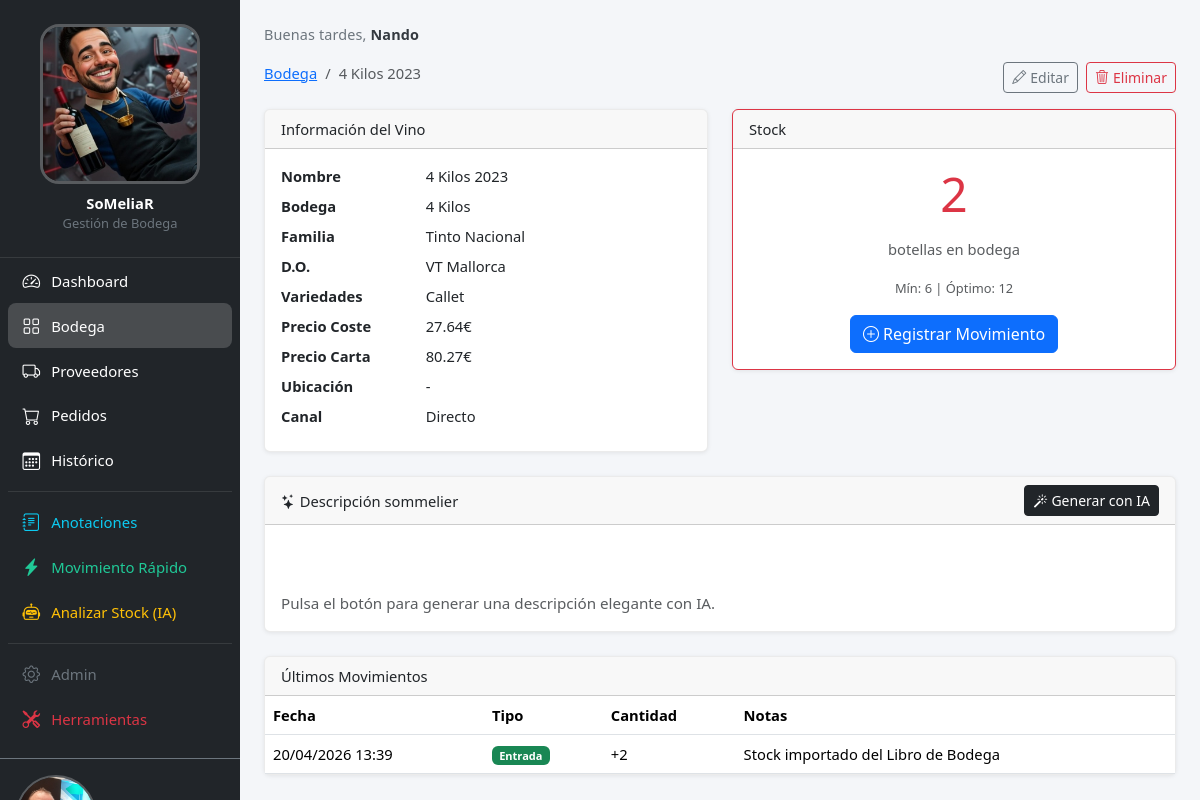
Page /bodega/2254/ (signed in) on the committed database.
### core/models.py (models this page shows, shortened)
class Configuracion(models.Model):
    logo = models.ImageField(upload_to="config/", blank=True,
                             help_text="Logo del sidebar (cuadrado, mín. 200×200px)")
    login_imagen = models.ImageField(upload_to="config/", blank=True,
                                     help_text="Foto de la pantalla de login")
    class Meta:
        verbose_name = "configuración"
    @classmethod
    def get(cls):
        obj, _ = cls.objects.get_or_create(pk=1)
        return obj

class PerfilUsuario(models.Model):
    user = models.OneToOneField(User, on_delete=models.CASCADE, related_name="perfil")
    avatar = models.ImageField(upload_to="avatares/", blank=True)

### bodega/models.py (models this page shows, shortened)
class Vino(models.Model):
    class Familia(models.TextChoices):
        ESPUMOSO_NAC = "espumoso_nac", "Burbujas Nacional"
        CHAMPAGNE = "champagne", "Champagne"
        ESPUMOSO_INT = "espumoso_int", "Burbujas Internacional (Otros)"
        BLANCO_NAC = "blanco_nac", "Blanco Nacional"
        BLANCO_INT = "blanco_int", "Blanco Internacional"
        TINTO_NAC = "tinto_nac", "Tinto Nacional"
        TINTO_INT = "tinto_int", "Tinto Internacional"
        GRANDES_TINTOS = "grandes_tintos", "Grandes Vinos Tintos"
        ROSADO = "rosado", "Rosado"
        DULCE = "dulce", "Dulce"
        GENEROSO = "generoso", "Generoso"
        FUERA_CARTA = "fuera_carta", "Fuera de Carta"
        PROPIEDAD = "propiedad", "Vinos de Propiedad"
    nombre = models.CharField(max_length=200)
    bodega_nombre = models.CharField("bodega", max_length=200, blank=True)
    anada = models.PositiveIntegerField("añada", null=True, blank=True)
    familia = models.CharField(max_length=20, choices=Familia.choices)
    azucar = models.CharField(
        "tipo/azúcar", max_length=100, blank=True,
        help_text="Ej: Brut, Brut Nature, Extra Brut, Rosado..."
    )
    denominacion_origen = models.CharField(
        "denominación de origen", max_length=200, blank=True
    )
    variedades = models.CharField(
        "variedades de uva", max_length=300, blank=True
    )
    precio_coste = models.DecimalField(max_digits=8, decimal_places=2, default=0)
    precio_carta = models.DecimalField(max_digits=8, decimal_places=2, default=0)
    es_copa = models.BooleanField("se vende por copas", default=False)
    precio_copa = models.DecimalField(
        "precio copa en carta", max_digits=8, decimal_places=2, default=0
    )
    via_coupa = models.BooleanField(
        "se pide por Coupa", default=False,
        help_text="Si True, se pide por el sistema corporativo Meliá."
    )
    en_canitas = models.BooleanField("Cañitas", default=False)
    en_ene = models.BooleanField("EÑE", default=False)
    en_pool = models.BooleanField("Pool", default=False)
    etiquetas = models.ManyToManyField(
        Etiqueta, blank=True, related_name="vinos", verbose_name="etiquetas"
    )
    imagen = models.ImageField(
        upload_to="vinos/", blank=True,
        help_text="Foto de la etiqueta o botella."
    )
    descripcion_ia = models.TextField(blank=True)
    notas = models.TextField(blank=True)
    activo = models.BooleanField(default=True, db_index=True)
    created = models.DateTimeField(auto_now_add=True)
    updated = models.DateTimeField(auto_now=True)
    class Meta:
        ordering = ["familia", "nombre"]
        verbose_name = "vino"
        verbose_name_plural = "vinos"
    def __str__(self):
        txt = self.nombre
        if self.anada:
            txt += f" {self.anada}"
        return txt
    @property
    def stock_actual(self):
        if hasattr(self, "stock_anotado"):
            return self.stock_anotado
        total = self.movimientos.aggregate(total=Sum("cantidad"))["total"]
        return total or Decimal("0")
    @property
    def bajo_minimo(self):
        try:
            return self.stock_actual < self.stock_config.stock_minimo
        except StockConfig.DoesNotExist:
            return False

class StockConfig(models.Model):
    vino = models.OneToOneField(
        Vino, on_delete=models.CASCADE, related_name="stock_config"
    )
    stock_minimo = models.PositiveIntegerField(default=6)
    stock_optimo = models.PositiveIntegerField(default=12)
    class Meta:
        verbose_name = "configuración de stock"
        verbose_name_plural = "configuraciones de stock"

class Movimiento(models.Model):
    class Tipo(models.TextChoices):
        ENTRADA = "entrada", "Entrada"
        SALIDA = "salida", "Salida"
        AJUSTE = "ajuste", "Ajuste"
    vino = models.ForeignKey(
        Vino, on_delete=models.CASCADE, related_name="movimientos"
    )
    tipo = models.CharField(max_length=10, choices=Tipo.choices)
    cantidad = models.DecimalField(
        max_digits=8, decimal_places=1,
        help_text="Positivo para entradas, negativo para salidas."
    )
    fecha = models.DateTimeField(auto_now_add=True)
    notas = models.TextField(blank=True)
    class Meta:
        ordering = ["-fecha"]
        verbose_name = "movimiento"
        verbose_name_plural = "movimientos"

### bodega/views.py (the view)
# urls.py: path("<int:pk>/", views.vino_detail, name="vino_detail"),
@login_required
def vino_detail(request, pk):
    vino = get_object_or_404(Vino, pk=pk)
    movimientos = vino.movimientos.all()[:20]
    context = {
        "vino": vino,
        "movimientos": movimientos,
    }
    return render(request, "bodega/vino_detail.html", context)

### templates/bodega/vino_detail.html (shortened to what this page needs)
{% extends 'base.html' %}
{% load fmt_filters %}
{% block content %}
<div class="d-flex justify-content-between align-items-start mb-3">
    <nav aria-label="breadcrumb">
        <ol class="breadcrumb mb-0">
            <li class="breadcrumb-item"><a href="{% url 'bodega:vino_list' %}">Bodega</a></li>
            <li class="breadcrumb-item active">{{ vino }}</li>
        </ol>
    </nav>
    <div class="d-flex gap-2">
        <a href="{% url 'bodega:vino_edit' vino.pk %}" class="btn btn-sm btn-outline-secondary">
            <i class="bi bi-pencil me-1"></i>Editar
        </a>
        <a href="{% url 'bodega:vino_delete' vino.pk %}" class="btn btn-sm btn-outline-danger">
            <i class="bi bi-trash3 me-1"></i>Eliminar
        </a>
    </div>
</div>
<div class="row">
    <div class="col-md-6">
        <div class="card mb-4">
            <div class="card-header">Información del Vino</div>
            <div class="card-body">
                <dl class="row mb-0">
                    <dt class="col-sm-4">Nombre</dt>
                    <dd class="col-sm-8">{{ vino.nombre }}</dd>
                    {% if vino.bodega_nombre %}
                    <dt class="col-sm-4">Bodega</dt>
                    <dd class="col-sm-8">{{ vino.bodega_nombre }}</dd>
                    {% endif %}
                    <dt class="col-sm-4">Familia</dt>
                    <dd class="col-sm-8">{{ vino.get_familia_display }}</dd>
                    <dt class="col-sm-4">D.O.</dt>
                    <dd class="col-sm-8">{{ vino.denominacion_origen|default:"-" }}</dd>
                    {% if vino.variedades %}
                    <dt class="col-sm-4">Variedades</dt>
                    <dd class="col-sm-8">{{ vino.variedades }}</dd>
                    {% endif %}
                    <dt class="col-sm-4">Precio Coste</dt>
                    <dd class="col-sm-8">{{ vino.precio_coste|fmt_num }}€</dd>
                    <dt class="col-sm-4">Precio Carta</dt>
                    <dd class="col-sm-8">{{ vino.precio_carta|fmt_num }}€</dd>
                    <dt class="col-sm-4">Ubicación</dt>
                    <dd class="col-sm-8">
                        {% if not vino.en_canitas and not vino.en_ene and not vino.en_pool %}-{% endif %}
                    </dd>
                    <dt class="col-sm-4">Canal</dt>
                    <dd class="col-sm-8">
                        {% if vino.via_coupa %}<span class="badge bg-secondary">Coupa</span>
                        {% else %}Directo{% endif %}
                    </dd>
                </dl>
            </div>
        </div>
    </div>
    <div class="col-md-6">
        <div class="card mb-4 {% if vino.bajo_minimo %}border-danger{% endif %}">
            <div class="card-header">Stock</div>
            <div class="card-body text-center">
                <p class="display-5 {% if vino.bajo_minimo %}text-danger{% else %}text-success{% endif %}">
                    {{ vino.stock_actual|fmt_num }}
                </p>
                <p class="text-muted">botellas en bodega</p>
                {% if vino.stock_config %}
                <small class="text-muted">
                    Mín: {{ vino.stock_config.stock_minimo }} | Óptimo: {{ vino.stock_config.stock_optimo }}
                </small>
                {% endif %}
                <div class="mt-3">
                    <a href="{% url 'bodega:movimiento_create' vino.pk %}" class="btn btn-primary">
                        <i class="bi bi-plus-circle"></i> Registrar Movimiento
                    </a>
                </div>
            </div>
        </div>
    </div>
</div>
<div class="card mb-4">
    <div class="card-header d-flex justify-content-between align-items-center">
        <span><i class="bi bi-stars me-1"></i>Descripción sommelier</span>
        <button class="btn btn-sm btn-dark"
                hx-post="{% url 'bodega:vino_descripcion' vino.pk %}"
                hx-target="#descripcion-resultado"
                hx-swap="innerHTML"
                hx-indicator="#descripcion-spinner"
                hx-headers='{"X-CSRFToken": "{{ csrf_token }}"}'>
            <i class="bi bi-magic me-1"></i>Generar con IA
        </button>
    </div>
    <div class="card-body">
        <div id="descripcion-resultado" class="text-muted descripcion-ia">
            Pulsa el botón para generar una descripción elegante con IA.
        </div>
    </div>
</div>
<div class="card">
    <div class="card-header">Últimos Movimientos</div>
    <div class="card-body p-0">
        <table class="table table-hover mb-0 table-scroll-sm">
            <thead>
                <tr>
                    <th>Fecha</th>
                    <th>Tipo</th>
                    <th>Cantidad</th>
                    <th>Notas</th>
                </tr>
            </thead>
            <tbody>
                {% for m in movimientos %}
                <tr>
                    <td>{{ m.fecha|date:"d/m/Y H:i" }}</td>
                    <td>
                        <span class="badge {% if m.tipo == 'entrada' %}bg-success{% elif m.tipo == 'salida' %}bg-danger{% else %}bg-secondary{% endif %}">
                            {{ m.get_tipo_display }}
                        </span>
                    </td>
                    <td>{% if m.cantidad > 0 %}+{% endif %}{{ m.cantidad|fmt_num }}</td>
                    <td>{{ m.notas|default:"-" }}</td>
                </tr>
                {% empty %}
                <tr><td colspan="4" class="text-muted">Sin movimientos registrados.</td></tr>
                {% endfor %}
            </tbody>
        </table>
    </div>
</div>
{% endblock %}

### templates/base.html (shortened to what this page needs)
<!DOCTYPE html>
<html lang="es">
<head>
    <link href="https://cdn.jsdelivr.net/npm/bootstrap@5.3.3/dist/css/bootstrap.min.css" rel="stylesheet">
    <link href="https://cdn.jsdelivr.net/npm/bootstrap-icons@1.11.3/font/bootstrap-icons.min.css" rel="stylesheet">
    {% load static %}
    <link rel="stylesheet" href="{% static 'css/layout.css' %}">
</head>
<body>
    <div class="app-wrapper">
        <nav id="sidebar" class="offcanvas-lg offcanvas-start sidebar-nav bg-dark text-white" tabindex="-1"
            aria-labelledby="sidebarLabel">
            <div class="offcanvas-body sidebar-body">
                <div class="sidebar-brand d-none d-lg-flex flex-column align-items-center py-4 px-3">
                    {% if app_config.logo %}
                    <img src="{{ app_config.logo.url }}" alt="SoMeliaR" class="sidebar-logo mb-2">
                    {% else %}
                    <img src="{% static 'img/logo_cayetano.jpeg' %}" alt="SoMeliaR" class="sidebar-logo mb-2">
                    {% endif %}
                    <div class="fw-bold text-white">SoMeliaR</div>
                    <small class="text-secondary">Gestión de Bodega</small>
                </div>
                <ul class="nav flex-column px-2 pb-3">
                    <li class="nav-item">
                        <a class="nav-link sidebar-link text-white" href="{% url 'core:dashboard' %}">
                            <i class="bi bi-speedometer2"></i><span>Dashboard</span>
                        </a>
                    </li>
                    <li class="nav-item">
                        <a class="nav-link sidebar-link text-white" href="{% url 'bodega:vino_list' %}">
                            <i class="bi bi-grid"></i><span>Bodega</span>
                        </a>
                    </li>
                    <li class="nav-item">
                        <a class="nav-link sidebar-link text-white" href="{% url 'proveedores:proveedor_list' %}">
                            <i class="bi bi-truck"></i><span>Proveedores</span>
                        </a>
                    </li>
                    <li class="nav-item">
                        <a class="nav-link sidebar-link text-white" href="{% url 'pedidos:pedido_list' %}">
                            <i class="bi bi-cart"></i><span>Pedidos</span>
                        </a>
                    </li>
                    <li class="nav-item">
                        <a class="nav-link sidebar-link text-white" href="{% url 'pedidos:pedido_historico' %}">
                            <i class="bi bi-calendar3"></i><span>Histórico</span>
                        </a>
                    </li>
                    <li class="nav-item sidebar-divider">
                        <a class="nav-link sidebar-link text-info" href="{% url 'core:anotaciones' %}">
                            <i class="bi bi-journal-text"></i><span>Anotaciones</span>
                        </a>
                    </li>
                    <li class="nav-item">
                        <a class="nav-link sidebar-link sidebar-link--success"
                            href="{% url 'bodega:movimiento_rapido' %}">
                            <i class="bi bi-lightning-charge-fill"></i><span>Movimiento Rápido</span>
                        </a>
                    </li>
                    <li class="nav-item">
                        <a class="nav-link sidebar-link sidebar-link--warning"
                            href="{% url 'pedidos:analizar_stock' %}">
                            <i class="bi bi-robot"></i><span>Analizar Stock (IA)</span>
                        </a>
                    </li>
                    <li class="nav-item sidebar-divider">
                        <a class="nav-link sidebar-link text-secondary" href="{% url 'admin:index' %}">
                            <i class="bi bi-gear"></i><span>Admin</span>
                        </a>
                    </li>
                    {% if request.user.is_superuser %}
                    <li class="nav-item">
                        <a class="nav-link sidebar-link text-danger" href="{% url 'core:herramientas' %}">
                            <i class="bi bi-tools"></i><span>Herramientas</span>
                        </a>
                    </li>
                    {% endif %}
                </ul>
                <div class="px-3 pb-3 mt-auto border-top border-secondary pt-3">
                    <a href="{% url 'core:perfil' %}" class="d-flex align-items-center gap-2 mb-2 text-decoration-none"
                        style="min-width:0;">
                        {% if user_perfil and user_perfil.avatar %}
                        <img src="{{ user_perfil.avatar.url }}" alt="" class="sidebar-user-avatar"
                             onerror="this.style.display='none';this.nextElementSibling.style.display='flex'">
                        {% endif %}
                    </a>
                </div>
            </div>
        </nav>
        <main class="app-main">
            <div class="app-greeting" id="app-greeting">
                <span id="greeting-text"></span><strong
                    id="greeting-name">{{request.user.get_full_name|default:request.user.username }}</strong>
            </div>
            {% block content %}{% endblock %}
        </main>
    </div>
</body>
</html>

### rows in the picture
Configuracion: logo (picture)
PerfilUsuario: avatar (picture)
Vino: nombre+anada "4 Kilos 2023", nombre "4 Kilos 2023", bodega_nombre "4 Kilos", familia "Tinto Nacional", denominacion_origen "VT Mallorca", variedades "Callet", precio_coste|fmt_num "27.64", precio_carta|fmt_num "80.27", stock_actual|fmt_num "2", stock_config.stock_minimo "6", stock_config.stock_optimo "12"
Movimiento: fecha "20/04/2026 13:39", tipo "Entrada", cantidad|fmt_num "2", notas "Stock importado del Libro de Bodega"

### other values in the picture
{{ request.user.get_full_name|default:request.user.username }} "Nando"
